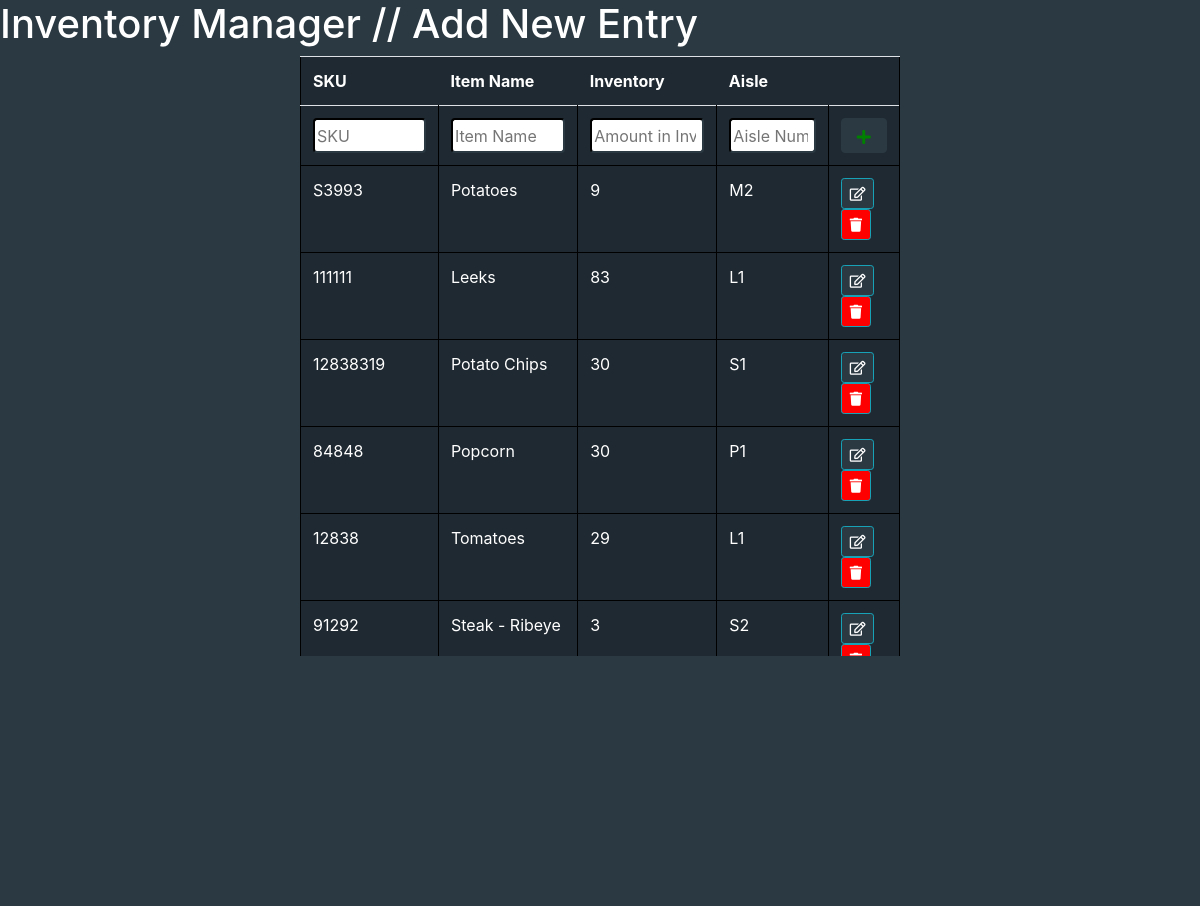
Page /add/ (upper part) on the earlier database version.
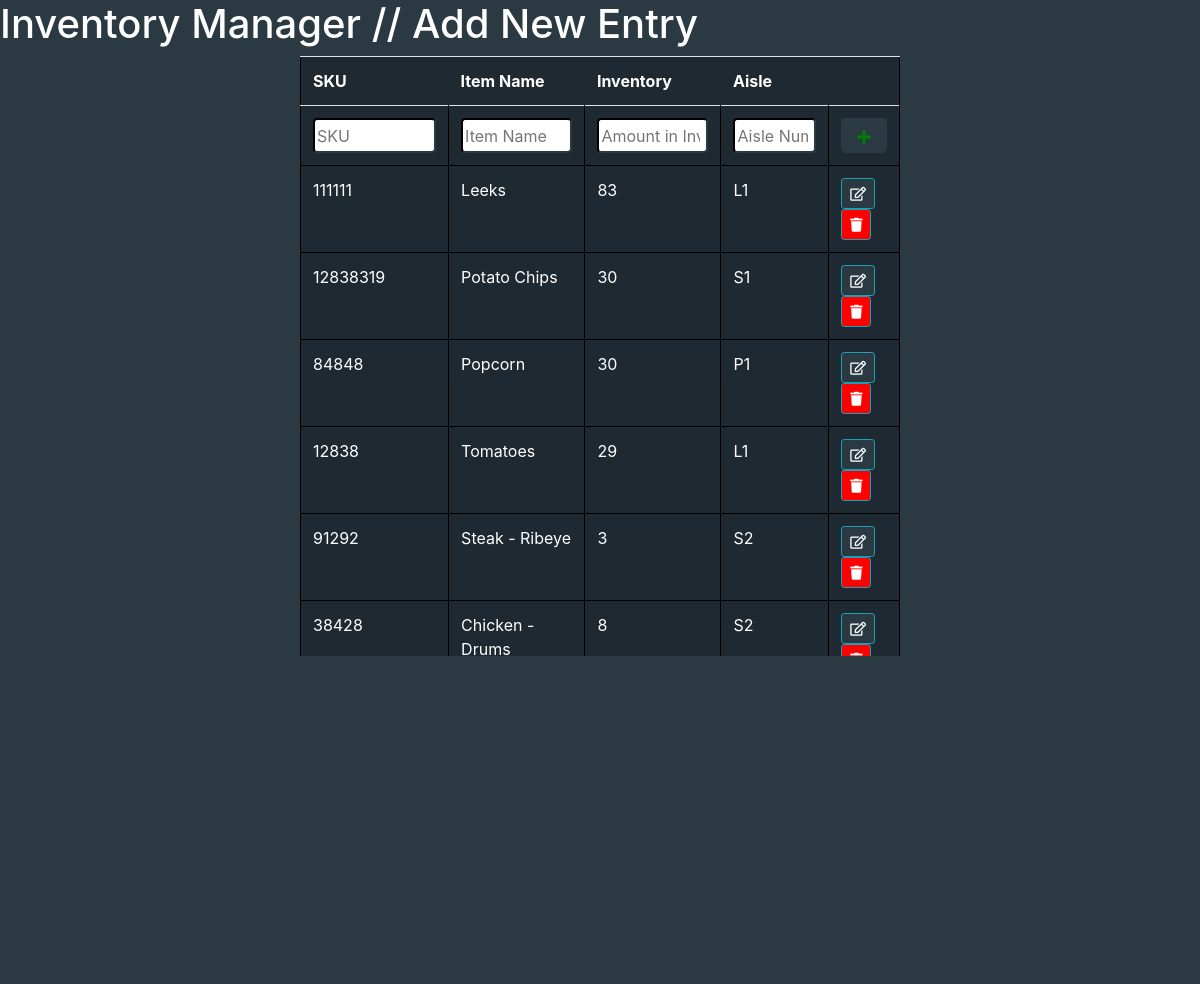
Same page on the later database version.
### inventoryApp/models.py (models this page shows)
class InventoryModel(models.Model):
    itemSKU = models.CharField(max_length=200)
    itemName = models.CharField(max_length=200)
    itemAmount = models.IntegerField()
    itemAisle = models.CharField(max_length=201)

### inventoryApp/views.py (the view, shortened to what this page needs)
# urls.py: path('add/', addHandler, name='addHandler'), # Handles Adding Item
def addHandler(request):
    if request.POST == {}:
        context = InventoryModel.objects.all()
        return render(request, "addItem.html", {'query': context})

### templates/addItem.html (shortened to what this page needs)
<!DOCTYPE html>
<html lang="en">
<head>
    <h1 style="color:white;">Inventory Manager // Add New Entry</h1>
        <link rel="stylesheet" href="https://use.fontawesome.com/releases/v5.7.0/css/all.css">
        <link rel="stylesheet" href="https://maxcdn.bootstrapcdn.com/bootstrap/4.0.0/css/bootstrap.min.css">
</head>
    <body style="background-color:#2a3942">
        <form enctype="multipart/form-data" method="POST">
            <div style="overflow:auto; height:600px;">
            <table id="table" class="table" style=" margin-left:auto;margin-right:auto; width: 50%; background-color:#1f2931;">
                <tr>
                        <th style="color:white" scope="col">SKU</th>
                        <th style="color:white" scope="col">Item Name</th>
                        <th style="color:white" scope="col">Inventory</th>
                        <th style="color:white"scope="col">Aisle</th>
                         <th></th>
                </tr>
            <tr>
                        <td><input  type="search" name="itemSku" id="itemSku" class="form-control-small rounded"
                                    placeholder="SKU" style="border-color:#2a3942; width:100%"/></td>
                        <td><input  type="search" name="itemName" id="itemName" class="form-control-small rounded"
                                    placeholder="Item Name" style="border-color:#2a3942;width:100%"/></td>
                        <td><input  type="search" name="itemAmount" id="itemAmount" class="form-control-small rounded"
                                    placeholder="Amount in Inventory" style="border-color:#2a3942;width:100%"/></td>
                        <td><input  type="search" name="itemAisle" id="itemAisle" class="form-control-small rounded"
                                    placeholder="Aisle Number" style="border-color:#2a3942;width:100%"/></td>
                        <td style="color:white">
                            <button type="submit" class="btn btn-primary" style="color:green; border-color:#2a3942; width:100%"><span class="fas fa-plus"></span></button>
                        </td>
            </tr>
                {% for item in query %}
                    <tr>
                        <td style="color:white">{{ item.itemSKU }}</td>
                        <td style="color:white">{{ item.itemName }}</td>
                        <td style="color:white">{{ item.itemAmount }}</td>
                        <td style="color:white">{{ item.itemAisle }}</td>
                        <td style="color:white">
                            <a href="{% url 'editHandler' item.itemSKU %}" class="btn btn-info btn-sm" style="background-color: #2a3942" ><span class="far fa-edit"></span></a>
                            <a href="{% url 'deleteHandler' item.itemSKU %}" style="background-color:red" class="btn btn-info btn-sm"><span class="fas fa-trash"></span></a>
                        </td>
                    </tr>
                {% endfor %}
            </table>
            </div>
        </form>
</body>
</html>

Differences in the rows shown:
removed InventoryModel: itemSKU "S3993", itemName "Potatoes", itemAmount "9", itemAisle "M2"
now on this page (row unchanged): InventoryModel: itemSKU "38428", itemName "Chicken - Drums", itemAmount "8", itemAisle "S2"
